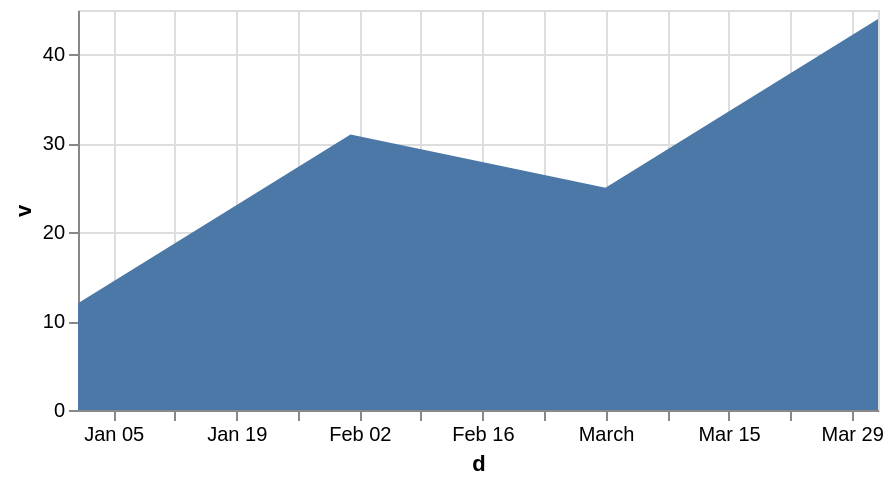

The Vega-Lite source for this figure:
### Vega-Lite specification from a JSON file in a GitHub repository (floating-point values rounded to 4 significant figures)
{"$schema": "https://vega.github.io/schema/vega-lite/v6.json", "width": 400, "height": 200, "data": {"values": [{"d": "2020-01-01", "v": 12}, {"d": "2020-02-01", "v": 31}, {"d": "2020-03-01", "v": 25}, {"d": "2020-04-01", "v": 44}]}, "mark": "area", "encoding": {"x": {"field": "d", "type": "temporal"}, "y": {"field": "v", "type": "quantitative"}}}
